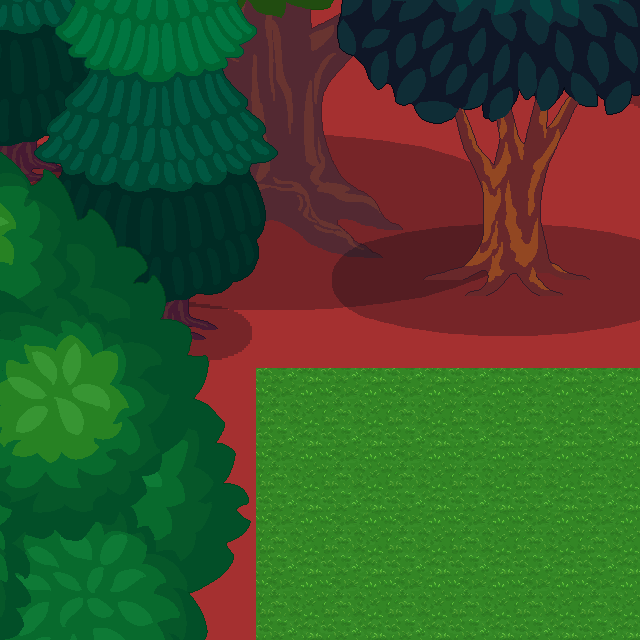

Tiled map render using the project's own tile images. Description and the map definition, with tile-layer contents summarised, below:
An orthogonal 40x40 tile map with 16x16 px tiles, 3 tile layers (ground, wall, tree), 3 tilesets.

<map version="1.10" tiledversion="1.10.2" orientation="orthogonal" renderorder="right-down" width="40" height="40" tilewidth="16" tileheight="16" infinite="0" nextlayerid="4" nextobjectid="1">
 <tileset firstgid="1" source="grasslv2.tsx" />
 <tileset firstgid="17" source="wall.tsx" />
 <tileset firstgid="18" source="lv2_trees.tsx" />
 <layer id="1" name="ground" width="40" height="40">
  <properties>
   <property name="unity:SortingLayer" value="Ground" />
   <property name="unity:layer" value="Ground" />
  </properties>
  <data>[1600 cells, 1600 non-empty, 16 distinct tile ids]</data>
 </layer>
 <layer id="2" name="wall" width="40" height="40">
  <properties>
   <property name="unity:ignore" value="Visual" />
   <property name="unity:layer" value="Obstacles" />
  </properties>
  <data>[1600 cells, 1192 non-empty, 1 distinct tile ids]</data>
 </layer>
 <layer id="3" name="tree" width="40" height="40">
  <properties>
   <property name="unity:SortingLayer" value="Foreground" />
   <property name="unity:layer" value="Obstacles" />
  </properties>
  <data>[1600 cells, 1 non-empty, 1 distinct tile ids]</data>
 </layer>
</map>
